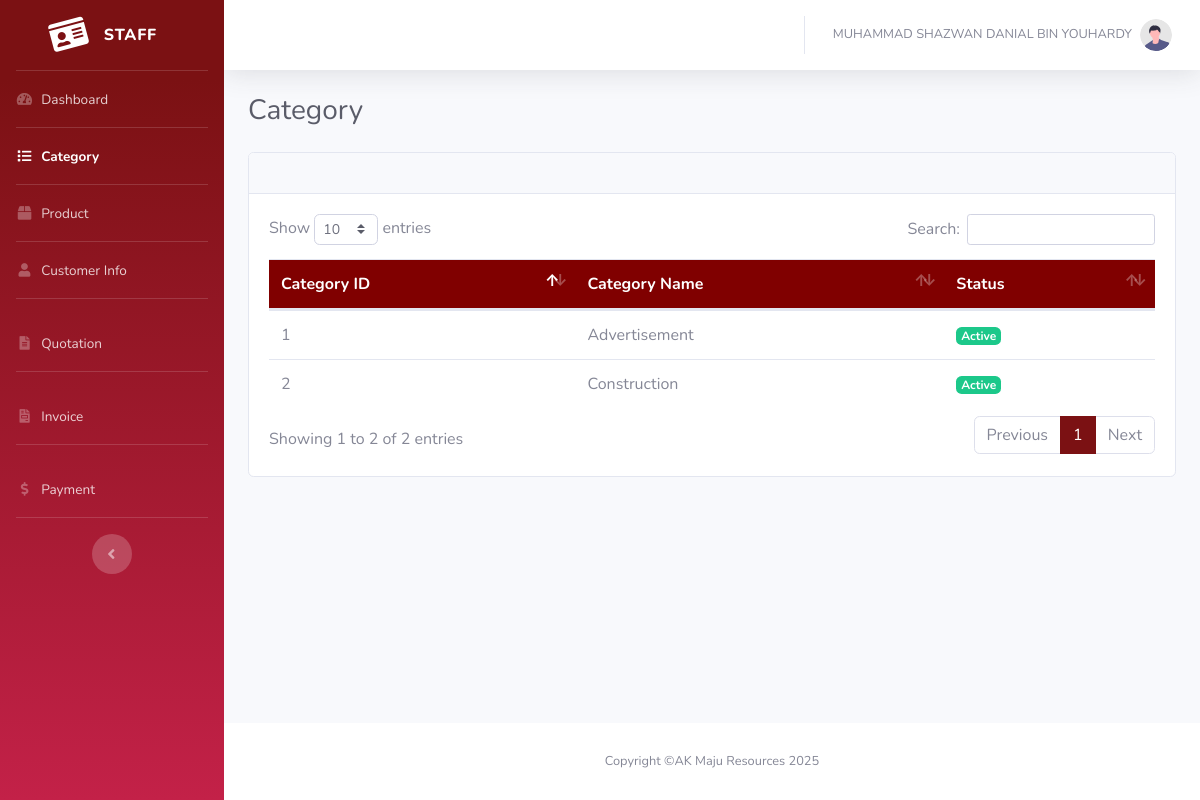
Page /staff/category.php (signed in) on the committed database.
### tables this page shows
CREATE TABLE `product_category`(
    `product_category_id` INT(11) NOT NULL AUTO_INCREMENT,
    `product_category_name` VARCHAR(30) NOT NULL,
    `product_category_status` INT(11) NOT NULL DEFAULT '1' COMMENT '1:Active, 0:Inactive',
    `product_category_created_at` DATETIME NOT NULL DEFAULT CURRENT_TIMESTAMP,
    `product_category_updated_at` DATETIME NOT NULL DEFAULT CURRENT_TIMESTAMP ON UPDATE CURRENT_TIMESTAMP,
    PRIMARY KEY (`product_category_id`)
);

### staff/category.php (the view, shortened to what this page needs)
<?php
$title = 'Category';
include 'layout/header.php';
$sql_category = "SELECT * FROM `product_category`";
$result_category = $conn->query($sql_category);
?>
<div class="container-fluid">
    <div class="d-sm-flex align-items-center justify-content-between mb-4">
        <h1 class="h3 mb-0 text-gray-800"><?= $title ?></h1>
    </div>
    <div class="card">
        <div class="card-header">
        </div>
        <div class="card-body">
            <div class='table-responsive'>
                <table class="table table-hover" id="dataTable">
                    <thead class="thead-warning" style="background-color: maroon; color: white;">
                        <tr>
                            <th scope="col">Category ID</th>
                            <th scope="col">Category Name</th>
                            <th scope="col">Status</th>
                        </tr>
                    </thead>
                    <tbody>
                        <?php foreach ($result_category as $category) : ?>
                            <tr>
                                <td><?= $category['product_category_id'] ?></td>
                                <td><?= $category['product_category_name'] ?></td>
                                <td>
                                    <?php if ($category['product_category_status'] == 1) : ?>
                                        <span class="badge badge-success">Active</span>
                                    <?php else : ?>
                                        <span class="badge badge-danger">Inactive</span>
                                    <?php endif; ?>
                                </td>
                            </tr>
                        <?php endforeach; ?>
                    </tbody>
                </table>
            </div>
        </div>
    </div>
</div>
<?php include 'layout/footer.php'; ?>

### rows in the picture
product_category: product_category_id "1", product_category_name "Advertisement", product_category_status "Active"
product_category: product_category_id "2", product_category_name "Construction", product_category_status "Active"

### other values in the picture
$staff['user_name'] "MUHAMMAD SHAZWAN DANIAL BIN YOUHARDY"
$title "Category"
